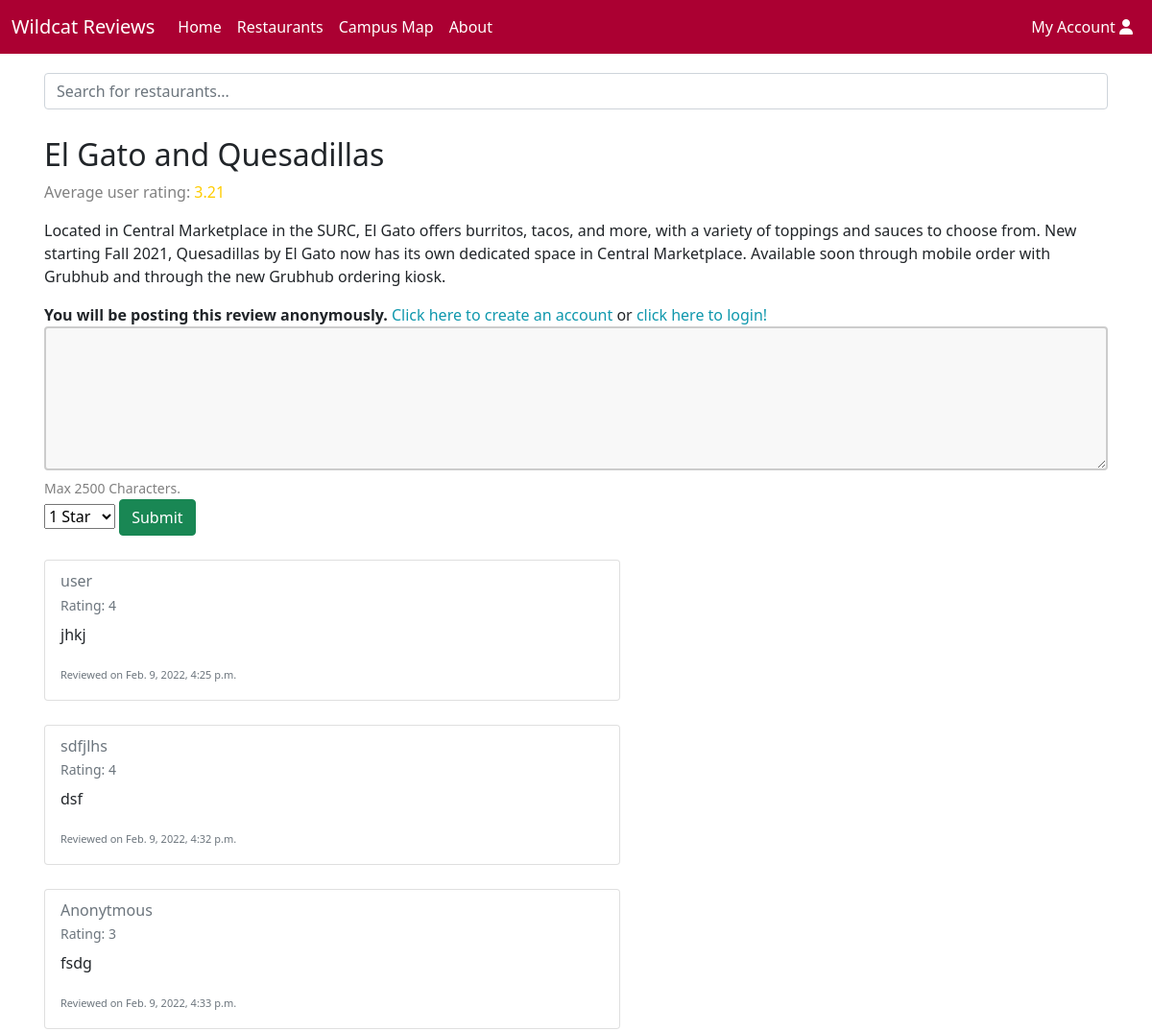
/restaurants/1 (upper part), run on an earlier commit of the app's database.
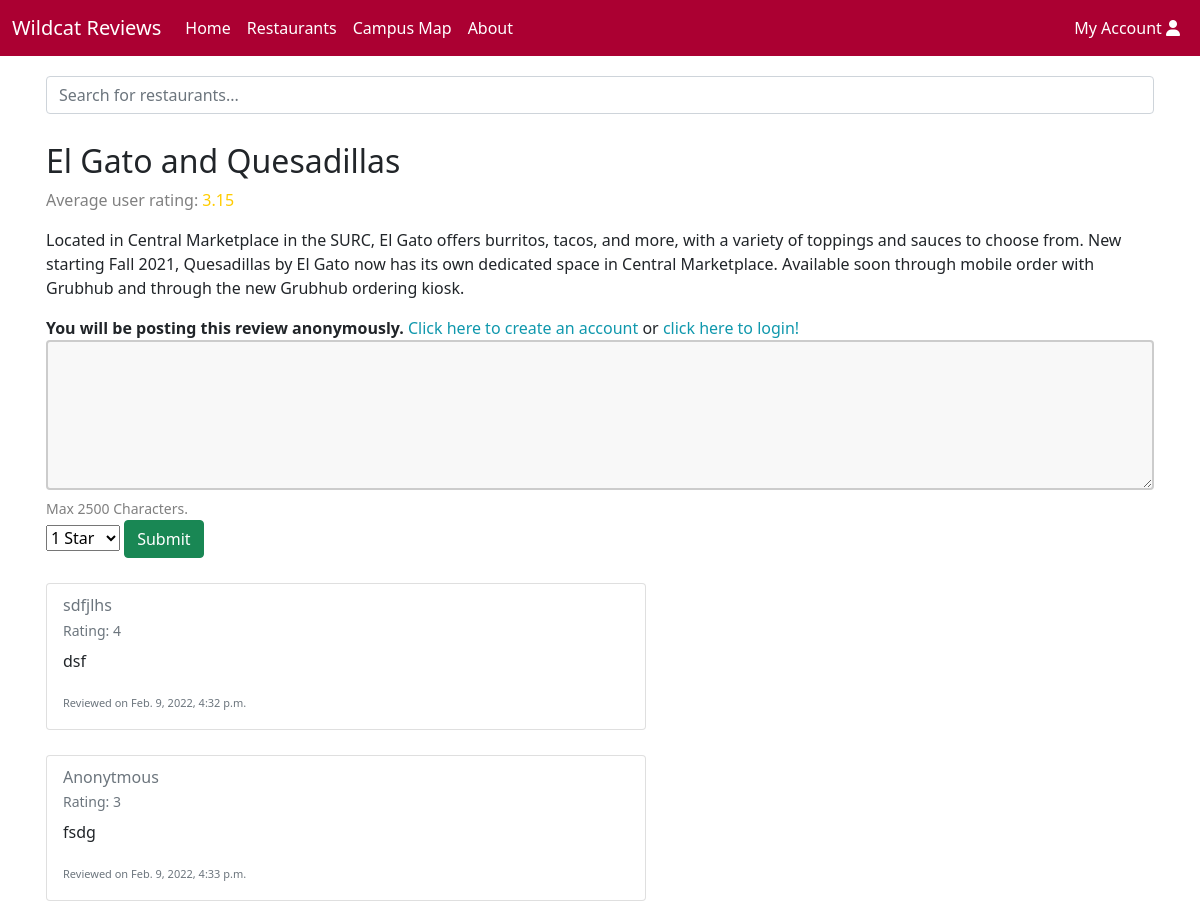
And on a later commit of the database.
### reviews/models.py (models this page shows, shortened)
class Restaurant(models.Model):
    name = models.CharField(max_length=200)
    description = models.CharField(max_length=500, default="description")
    location = models.CharField(max_length=200, default="location")
    style = models.CharField(max_length=30, default="Restaurant")
    image_url = models.URLField(max_length = 300, default="", blank=True, null=True)
    tag = models.ManyToManyField(Tag, help_text='tags', blank=True, null=True)
    def get_reviews(self):
        reviews = Review.objects.filter(resturaunt=self.id)
        if len(reviews) > 0: # if the restaurant has at least 1 review
            total = 0
            for review in reviews:
                total += review.rating
            return round(total/len(reviews),2)
        else:
            return 0

class Review(models.Model):
    resturaunt = models.ForeignKey(Restaurant, on_delete=models.CASCADE, null=True)
    date = models.DateTimeField( auto_now_add=True)
    username = models.CharField(max_length=200, default='user')
    user = models.ForeignKey(User,on_delete=models.CASCADE, null=True)
    text = models.CharField(max_length=3000)
    rating = models.PositiveSmallIntegerField(choices=RATINGS)

### reviews/views.py (the view)
# urls.py: path('restaurants/<int:restaurant_id>', views.RestaurantDetails, name='restaurant-detail'),
def RestaurantDetails(request, restaurant_id):
    restaurantObj = get_object_or_404(Restaurant, pk=restaurant_id)
    reviews = Review.objects.filter(resturaunt=restaurantObj)
    if request.method == 'POST':
        form = ReviewForm(request.POST)
        if form.is_valid():
            review = form.save(commit=False)
            if request.user.is_authenticated:
                review.username = request.user.username
                review.user = request.user
            else:
                review.username = 'Anonymous'
            review.text = form.cleaned_data['text']
            review.rating = form.cleaned_data['rating']
            review.resturaunt = restaurantObj
            review.save()
            return HttpResponseRedirect(request.META.get('HTTP_REFERER'))
    else:
        form = ReviewForm()
    context = {
        'form': form,
        'restaurant': restaurantObj,
        'reviews': reviews,
    }
    return render(request, 'reviews/restaurant_details.html', context=context)

### reviews/forms.py
class ReviewForm(forms.ModelForm):
    username = forms.CharField(max_length=30, required=False)
    text = forms.CharField(max_length=2500, required=True, help_text='Max 2500 Characters.', widget=forms.Textarea(attrs={'class':'review_field'}))
    rating = forms.ChoiceField(choices=RATINGS, required=True)
    class Meta:
        model = Review
        fields = ('username','text', 'rating')

### reviews/templates/reviews/restaurant_details.html (shortened to what this page needs)
{% extends "base_search.html" %}
{% block content %}
		<h2>{{ restaurant.name }}</h2>
    {% if restaurant.get_reviews > 2 and restaurant.get_reviews < 4 %}
      <p style="color: gray;"> Average user rating: <span style="color: #ffcc00">{{ restaurant.get_reviews }} </span></p>
    {% endif %}
    <p>{{restaurant.description}}</p>
    <form method="post">
      {% if user.is_authenticated %}
      <label>Logged in as: </label>
      <a href="{% url 'account' %}">{{ user.get_username }}</a>
      {% else %}
      <label style="font-weight: bold;">You will be posting this review anonymously. </label>
      <a href="{% url 'signup' %}">Click here to create an account</a>
      <label>or </label>
      <a href="{% url 'login'%}?next={{request.path}}">click here to login!</a>
      {% endif %}
      <td>{{ form.text }}</td>
      <small style="color: grey">{{ form.text.help_text }}</small>
      <br>
      <td>{{ form.rating }}</td>
      <button type="submit" class="btn btn-success">Submit</button>
    </form>
    {% if reviews %}
      {% for review in reviews %}
      <div style="padding-top: 25px;">
          <div class="card" style="width: 600px;">
            <div class="card-body">
              <h6 class="card-subtitle mb-2 text-muted"> {{ review.username }}</h6>
              <p class="card-subtitle mb-2 text-muted" style="font-size: 14px;">Rating: {{ review.rating }}</p>
              <p class="card-text">{{ review.text }}</p>
              <p class="card-text"><small class="text-muted" style="font-size: 11px;">Reviewed on {{ review.date }}</small></p>
            </div>
          </div>
        </div>
      {% endfor %}
    {% else %}
      <br>
      <p>There are no reviews for {{ restaurant.name }}. Add yours now!</p>
    {% endif %}
{% endblock %}

What changed in the data, as far as the page shows it:
removed Review: username "user", rating "4", text "jhkj", date "Feb. 9, 2022, 4:25 p.m."
computed for Restaurant "El Gato and Quesadillas": get_reviews "3.21" → "3.15"
